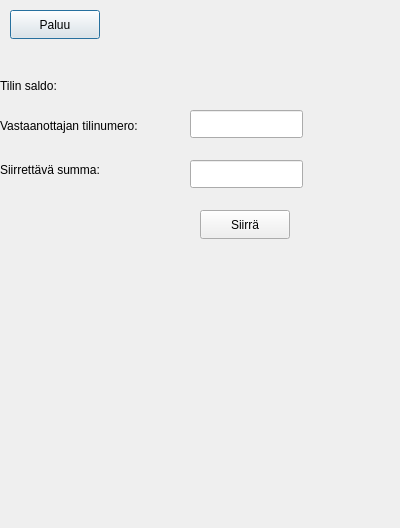
<?xml version="1.0" encoding="UTF-8"?>
<ui version="4.0">
 <class>transfer</class>
 <widget class="QDialog" name="transfer">
  <property name="geometry">
   <rect>
    <x>0</x>
    <y>0</y>
    <width>400</width>
    <height>528</height>
   </rect>
  </property>
  <property name="windowTitle">
   <string>Dialog</string>
  </property>
  <widget class="QLabel" name="label">
   <property name="geometry">
    <rect>
     <x>0</x>
     <y>110</y>
     <width>191</width>
     <height>31</height>
    </rect>
   </property>
   <property name="text">
    <string>Vastaanottajan tilinumero:</string>
   </property>
  </widget>
  <widget class="QPushButton" name="btnTransferBack">
   <property name="geometry">
    <rect>
     <x>10</x>
     <y>10</y>
     <width>90</width>
     <height>29</height>
    </rect>
   </property>
   <property name="text">
    <string>Paluu</string>
   </property>
  </widget>
  <widget class="QLineEdit" name="textTransferAccountNumber">
   <property name="geometry">
    <rect>
     <x>190</x>
     <y>110</y>
     <width>113</width>
     <height>28</height>
    </rect>
   </property>
  </widget>
  <widget class="QLabel" name="label_2">
   <property name="geometry">
    <rect>
     <x>0</x>
     <y>160</y>
     <width>161</width>
     <height>21</height>
    </rect>
   </property>
   <property name="text">
    <string>&lt;html&gt;&lt;head/&gt;&lt;body&gt;&lt;p&gt;Siirrettävä summa:&lt;/p&gt;&lt;/body&gt;&lt;/html&gt;</string>
   </property>
  </widget>
  <widget class="QLineEdit" name="textTrasferAmount">
   <property name="geometry">
    <rect>
     <x>190</x>
     <y>160</y>
     <width>113</width>
     <height>28</height>
    </rect>
   </property>
  </widget>
  <widget class="QPushButton" name="btnTransferMoney">
   <property name="geometry">
    <rect>
     <x>200</x>
     <y>210</y>
     <width>90</width>
     <height>29</height>
    </rect>
   </property>
   <property name="text">
    <string>Siirrä</string>
   </property>
  </widget>
  <widget class="QLabel" name="labelTransferAccountBalance">
   <property name="geometry">
    <rect>
     <x>190</x>
     <y>80</y>
     <width>111</width>
     <height>20</height>
    </rect>
   </property>
   <property name="text">
    <string/>
   </property>
  </widget>
  <widget class="QLabel" name="label_3">
   <property name="geometry">
    <rect>
     <x>0</x>
     <y>70</y>
     <width>191</width>
     <height>31</height>
    </rect>
   </property>
   <property name="text">
    <string>Tilin saldo:</string>
   </property>
  </widget>
 </widget>
 <resources/>
 <connections/>
</ui>
